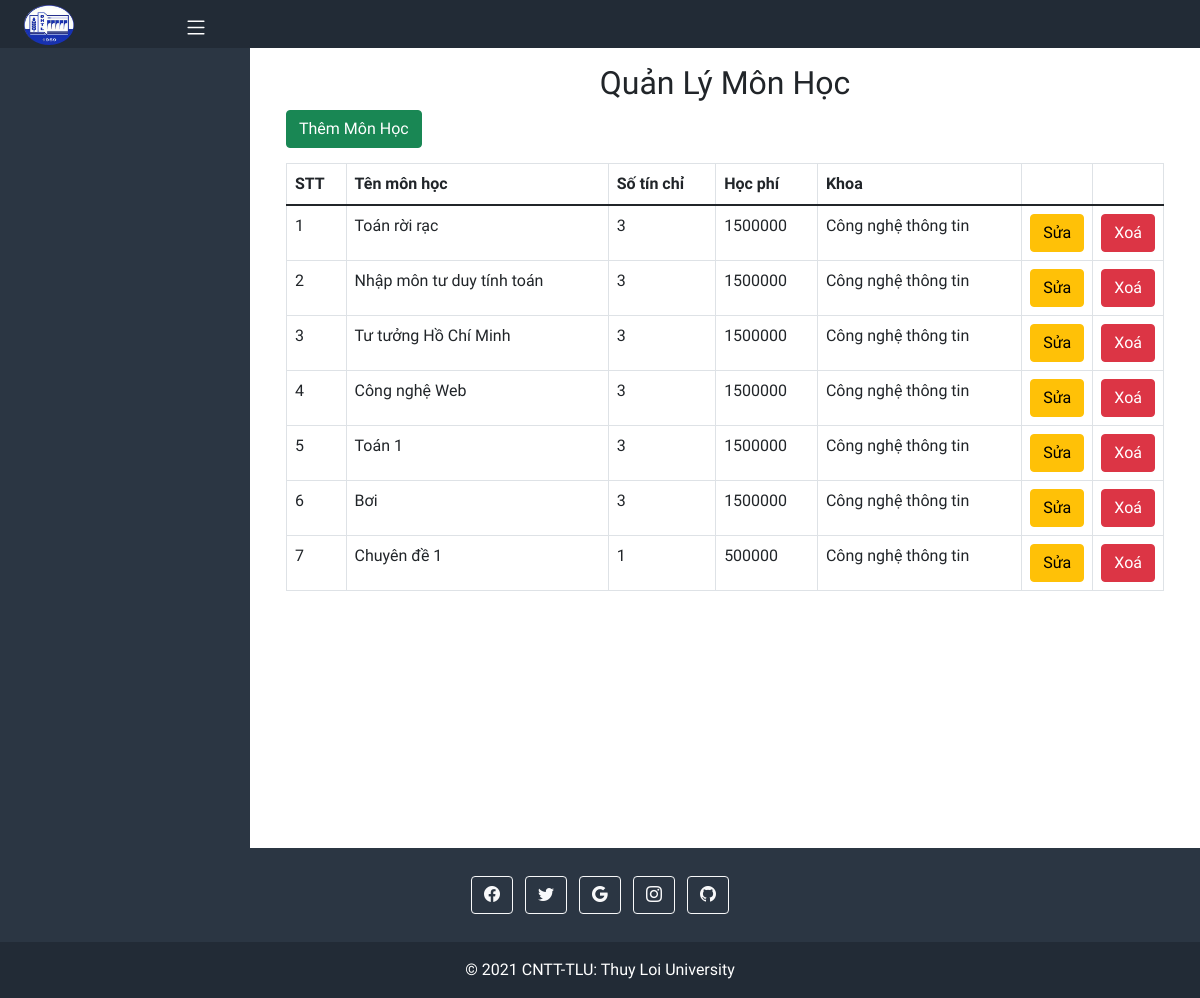
/DangKyHoc/Admin/Quanlymonhoc/index.php, run on the app's committed database.
### tables this page shows
CREATE TABLE `Monhoc` (
  `id` int(11) NOT NULL,
  `Tenmonhoc` varchar(255) NOT NULL,
  `Sotinchi` tinyint(4) NOT NULL,
  `Hocphi` int(255) NOT NULL,
  `id_khoa` int(11) NOT NULL
);

CREATE TABLE `Khoa` (
  `id` int(11) NOT NULL,
  `tenkhoa` varchar(255) NOT NULL
);

### DangKyHoc/Db/dbhelper.php (called while the page is built, shortened)
<?php
function executeResult($sql) {
	$con = mysqli_connect('localhost', 'root','', 'Dangkyhoc');
	$result = mysqli_query($con, $sql);
	$data   = [];
	while ($row = mysqli_fetch_array($result, 1)) {
		$data[] = $row;
	}
	return $data;
}
function executeSingleResult($sql) {
	$con = mysqli_connect('localhost', 'root','', 'Dangkyhoc');
	$result = mysqli_query($con, $sql);
	$row    = mysqli_fetch_array($result, 1);
	return $row;
}

### DangKyHoc/Admin/Quanlymonhoc/index.php (the view, shortened to what this page needs)
<?php
    include('../../Db/dbhelper.php');
?>
<!DOCTYPE html>
<html lang="en">
    <head>
        <link href="https://cdn.jsdelivr.net/npm/bootstrap@5.1.2/dist/css/bootstrap.min.css" rel="stylesheet">
        <link rel="stylesheet" href="https://cdn.jsdelivr.net/npm/bootstrap-icons@1.6.1/font/bootstrap-icons.css">
        <link rel="stylesheet" href="../../Assets/Css/main.css">
    </head>
    <body>
        <div class="top-side " style="background-color: #2b3643;">
            <div class="frame-top" style="background-color: rgba(0, 0, 0, 0.2);">
                <div class="row  align-items-center page-header justify-content-between">
                    <div class="col-md-6 col-6 col-sm-6">
                        <div class=" d-flex  header-logo">
                            <div class="logo col-md-2 col-2 col-sm-2 text-center">
                                <a href="../index.php">
                                    <img src="../../Assets/Image/logo-small.png" alt="logo" class="img-logo">
                                </a>
                            </div>
                            <div class="menu-toggle col-md-4 col-4 col-sm-4 text-center">
                                <i class="bi bi-list icon-toggle" id="show" ></i>
                            </div>
                        </div>
                    </div>
                </div>
            </div>
        </div>
        <div class="container-fluid">
            <div class="row flex-nowrap">
                <div class="col-auto col-md-3 col-xl-2 px-sm-2 px-0 sidebar" style="background-color: #2b3643;">
                    <div class="d-flex flex-column align-items-center align-items-sm-start px-3 pt-2 text-white min-vh-100">
                    </div>
                </div>
                <div class="col py-3">
                    <div class="container">
                        <div class="panel panel-primary" style="overflow-x:auto;">
                            <div class="panel-heading">
                                <h2 class="text-center">Quản Lý Môn Học</h2>
                            </div>
                            <div class="panel-body">
                                <a href="add.php">
                                    <button class="btn btn-success" style="margin-bottom: 15px;">Thêm Môn Học</button>
                                </a>
                                <table class="table table-bordered table-hover table-responsive" >
                                    <thead>
                                        <tr>
                                            <th>STT</th>
                                            <th>Tên môn học</th>
                                            <th>Số tín chỉ</th>
                                            <th>Học phí</th>
                                            <th>Khoa</th>
                                            <th width="40px"></th>
                                            <th width="40px"></th>
                                        </tr>
                                    </thead>
                                    <tbody>
                                        <?php
                                            $sql1='select * from Monhoc';
                                            $MonhocList = executeResult($sql1);
                                            $index=1;
                                            foreach($MonhocList as $item){
                                                $query='select * from Khoa where id='.$item['id_khoa'];
                                                $chitiet = executeSingleResult($query);
                                                if ($chitiet != null) {
                                                    $tenkhoa         = $chitiet['tenkhoa'];
                                                }
                                                echo'<tr>
                                                        <td >'.($index++).'</td>
                                                        <td >'.$item['Tenmonhoc'].'</td>
                                                        <td >'.$item['Sotinchi'].'</td>
                                                        <td >'.$item['Hocphi'].'</td>
                                                        <td >'.$tenkhoa.'</td>
                                                        <td>
                                                            <a href="edit.php?id='.$item['id'].'"><button class="btn btn-warning">Sửa</button></a>
                                                        </td>
                                                        <td>
                                                            <button class="btn btn-danger" onclick="deletemonhoc('.$item['id'].')">Xoá</button>
                                                        </td>
                                                    </tr>';
                                            }
                                        ?>
                                    </tbody>
                                </table>
                            </div>
                        </div>
                    </div>
                </div>
            </div>
        </div>
    </body>
    <footer class="text-center text-white" style="background-color: #2b3643;">
        <div class="container p-4 pb-0">
          <section class="mb-4">
            <a class="btn btn-outline-light btn-floating m-1" href="#!" role="button"><i class="bi bi-facebook"></i></a>
            <a class="btn btn-outline-light btn-floating m-1" href="#!" role="button"><i class="bi bi-twitter"></i></a>
            <a class="btn btn-outline-light btn-floating m-1" href="#!" role="button"><i class="bi bi-google"></i></a>
            <a class="btn btn-outline-light btn-floating m-1" href="#!" role="button"><i class="bi bi-instagram"></i></a>
            <a class="btn btn-outline-light btn-floating m-1" href="#!" role="button"><i class="bi bi-github"></i></a>
          </section>
        </div>
        <div class="text-center p-3" style="background-color: rgba(0, 0, 0, 0.2);">
            © 2021 CNTT-TLU:
            <a class="text-white" href="#">Thuy Loi University</a>
        </div>
    </footer>
</html>

### DangKyHoc/Assets/Css/main.css (style rules this page uses)
:root { --background-headsidebar:#2b3643; --text-color:#b4bcc8; }
body { font-family: 'Quicksand', sans-serif; }
.header-logo .logo .img-logo { width: 50px; height: 40px; margin-top: 5px; }
.menu-toggle { padding-top:10px; }
.icon-toggle { color: white; font-size: 25px; }
.sidebar { width: 250px; }
.news ul,a { text-decoration: none; list-style-type: none; }

### data on the page
monhoc: Tenmonhoc "Toán rời rạc", Sotinchi "3", Hocphi "1500000", id_khoa.tenkhoa "Công nghệ thông tin"
monhoc: Tenmonhoc "Nhập môn tư duy tính toán", Sotinchi "3", Hocphi "1500000", id_khoa.tenkhoa "Công nghệ thông tin"
monhoc: Tenmonhoc "Tư tưởng Hồ Chí Minh", Sotinchi "3", Hocphi "1500000", id_khoa.tenkhoa "Công nghệ thông tin"
monhoc: Tenmonhoc "Công nghệ Web", Sotinchi "3", Hocphi "1500000", id_khoa.tenkhoa "Công nghệ thông tin"
monhoc: Tenmonhoc "Toán 1", Sotinchi "3", Hocphi "1500000", id_khoa.tenkhoa "Công nghệ thông tin"
monhoc: Tenmonhoc "Bơi", Sotinchi "3", Hocphi "1500000", id_khoa.tenkhoa "Công nghệ thông tin"
monhoc: Tenmonhoc "Chuyên đề 1", Sotinchi "1", Hocphi "500000", id_khoa.tenkhoa "Công nghệ thông tin"
